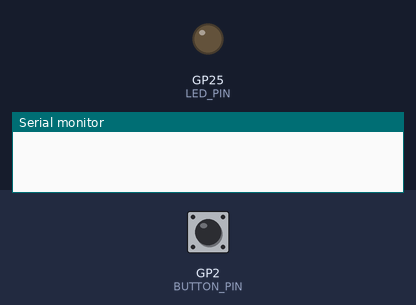
Recording of a sketch running on a simulated Raspberry Pi Pico. Shown: output pins drawn as LEDs (lit = HIGH), the last lines printed to the serial monitor. The inputs (shaded band) are chosen by the test bench; at power-on: GP2 (BUTTON_PIN) HIGH.

Above: at 1.2 s.
1.3 s: GP2 (BUTTON_PIN) pulled LOW for 0.15 s
At 2.0 s:
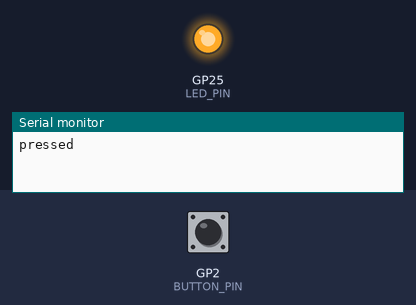
2.9 s: GP2 (BUTTON_PIN) pulled LOW for 1 s
At 3.3 s:
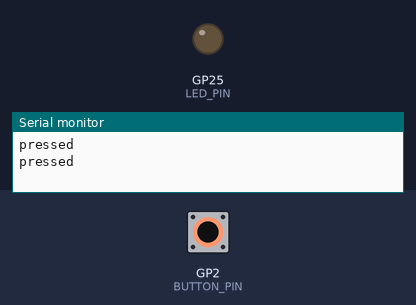
5.4 s: GP2 (BUTTON_PIN) pulled LOW for 3.2 s
At 6.4 s:
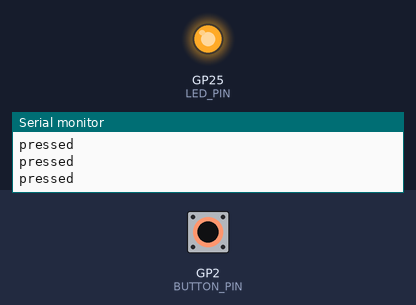
Timing chart, 0 to 8.4 s (numbered marks = the images above; inputs shaded):
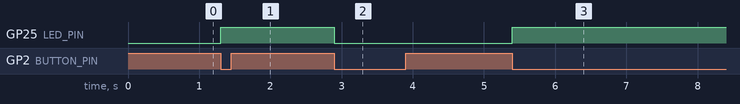

Measured:
- after the input at 1.3 s, GP25 (LED_PIN): LOW → HIGH at once
- after the input at 2.9 s, GP25 (LED_PIN): HIGH → LOW at once
- after the input at 5.4 s, GP25 (LED_PIN): LOW → HIGH at once

The sketch:

interrupt_driven_429.ino
```cpp
// snippet: interrupt_driven_429
// tags: interrupt, attachinterrupt, isr, debounce, button, micros
// boards: avr, esp32, megaavr, nano33iot, rp2040
// library: none
// not-tags: romi32u4, romi
// description: Debounce a button on pin 2 in an ISR: record micros() on each interrupt, ignore edges within 50 m…
// prompts: debounce, button, record, micros(), interrupt, ignore
// verified: compile-only
// source: kd-generated (id 429)
// exact-include: Arduino.h

#include <Arduino.h>

#ifndef LED_BUILTIN
#define LED_BUILTIN 2  // ESP32 core may not define it (rule_led_builtin)
#endif

const int BUTTON_PIN = 2;
const int LED_PIN = LED_BUILTIN;
const unsigned long DEBOUNCE_MS = 50;

volatile unsigned long lastPressMicros = 0;
volatile bool pressPending = false;   // set in the ISR, cleared in loop()
bool ledState = false;

void setup() {
  Serial.begin(9600);
  pinMode(BUTTON_PIN, INPUT_PULLUP);
  pinMode(LED_PIN, OUTPUT);
  attachInterrupt(digitalPinToInterrupt(BUTTON_PIN), buttonISR, FALLING);
}

void loop() {
  // Do the work HERE, not in the ISR. An ISR should set a flag and return; anything
  // longer blocks every other interrupt on the board — including the timer that
  // millis() and micros() run on.
  if (!pressPending) return;

  noInterrupts();
  pressPending = false;
  interrupts();

  ledState = !ledState;
  digitalWrite(LED_PIN, ledState);
  Serial.println("pressed");
}

// The ISR does exactly two things: reject bounce, and raise a flag.
void buttonISR() {
  unsigned long currentMicros = micros();
  if (currentMicros - lastPressMicros > DEBOUNCE_MS * 1000UL) {
    lastPressMicros = currentMicros;
    pressPending = true;
  }
}
```
